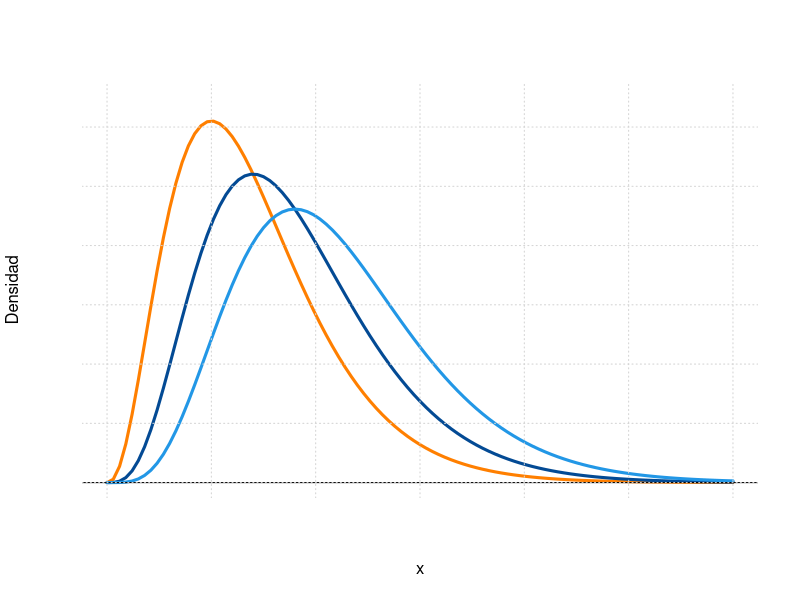
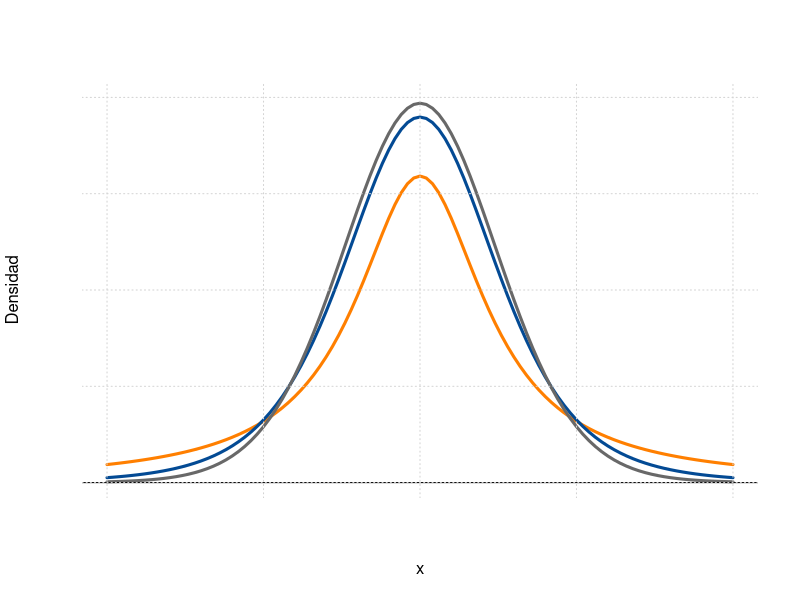
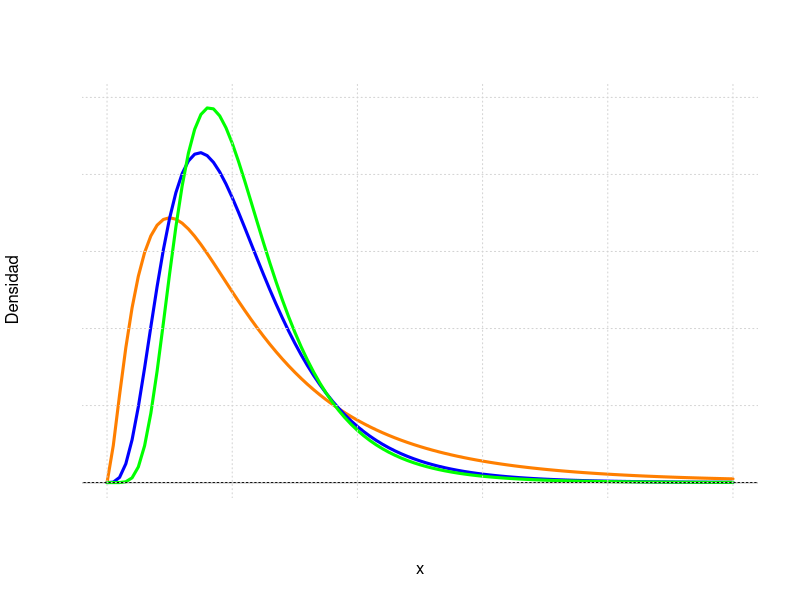

Write the R code that produced these figures, in order.
## ---- chunk 1
knitr::opts_chunk$set(echo = TRUE, message = FALSE, warning = FALSE, comment = NA)
## ---- chunk 2
 curve(dchisq(x, df=7), lwd=3, las=1,xlim = c(0,30), ylim=c(0,.13), ylab='Densidad', col="#FF7F00",axes = FALSE)
curve(dchisq(x, df=9), lwd=3, las=1,xlim = c(0,30), ylab='Densidad',add = TRUE, col="#034A94")
curve(dchisq(x, df=11), lwd=3, las=1,xlim = c(0,30), ylab='Densidad',add = TRUE, col="686868")
abline(h=0)
grid()
## ---- chunk 3
 curve(dt(x, df=1), lwd=3, las=1,xlim = c(-4,4), ylim=c(0,0.4), ylab='Densidad', col="#FF7F00",axes = FALSE)
curve(dt(x, df=5), lwd=3, las=1,xlim = c(-4,4), ylab='Densidad',add = TRUE, col="#034A94")
curve(dt(x, df=20), lwd=3, las=1,xlim = c(-4,4), ylab='Densidad',add = TRUE, col="#686868")
abline(h=0)
grid()
## ---- chunk 4
 curve(df(x, df1=5, df2=10), lwd=3, las=1,xlim = c(0,5), ylim=c(0,1), ylab='Densidad', col="#FF7F00",axes = FALSE)
curve(df(x, df1=10, df2=25), lwd=3, las=1,xlim = c(0,5), ylab='Densidad',add = TRUE, col="blue")
curve(df(x, df=20, df2=20), lwd=3, las=1,xlim = c(0,5), ylab='Densidad',add = TRUE, col="green")
abline(h=0)
grid()
